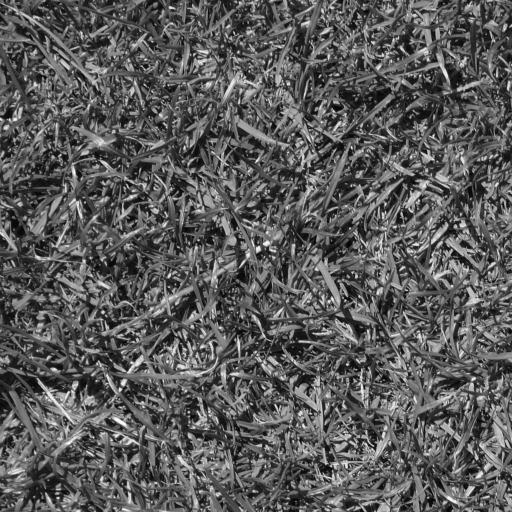
#> input picture immagini/Immagini/img1.jpg, 512 x 512 px, given in place of img1.png, which was not available
$ python prova4_ex3.py
#> lines starting #> are read from the running program, lines starting #| are printed output that depends on the picture; pictures that were not available may be replaced by others from this repository, and a replacement may not be noted
# -*- coding: utf-8 -*-
"""
Created on Sat Apr 19 17:56:22 2025

prova 4, ex 3
"""

import numpy as np
import matplotlib.pyplot as plt
import skimage.io as io
import scipy.ndimage as ndi
plt.close('all')

path = 'C:/Users/Flexo Rodriguez/Desktop/ESM/ESM/prove/immagini/'
x1 = np.float64(io.imread(path+'img1.png'))
#> x1: shape (512, 512) float64; min 0, max 255, mean 90.4
x2 = np.float64(io.imread(path+'img2.png'))
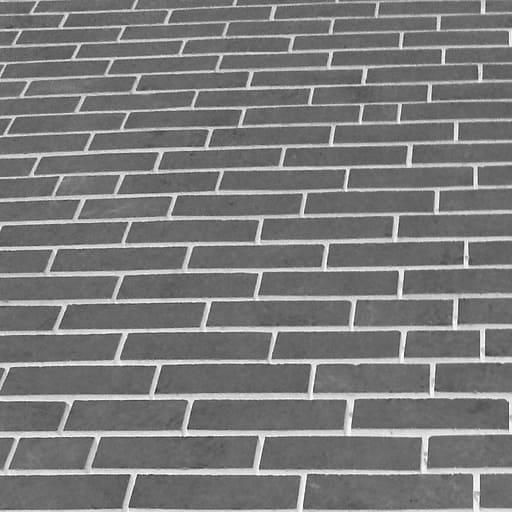
#> input picture immagini/Immagini/img2.jpg, 512 x 512 px, given in place of img2.png, which was not available
#> x2: shape (512, 512) float64; min 42, max 255, mean 122.4

m1 = ndi.gaussian_filter(x1, (10,10))<15
#> m1: shape (512, 512) bool; every value is 0
m2 = ndi.gaussian_filter(x2, (10,10))<15

plt.figure()
plt.subplot(1,2,1)
plt.imshow(x1, clim=[0,255], cmap='gray')
plt.title('immagine')
plt.subplot(1,2,2)
plt.imshow(m1, clim=[0,1], cmap='gray')
plt.title('risultato')

plt.figure()
plt.subplot(1,2,1)
plt.imshow(x2, clim=[0,255], cmap='gray')
plt.title('immagine')
plt.subplot(1,2,2)
plt.imshow(m2, clim=[0,1], cmap='gray')
plt.title('risultato')
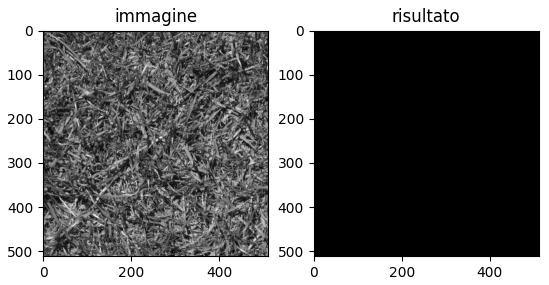
#> figure drawn by matplotlib, 2 panels
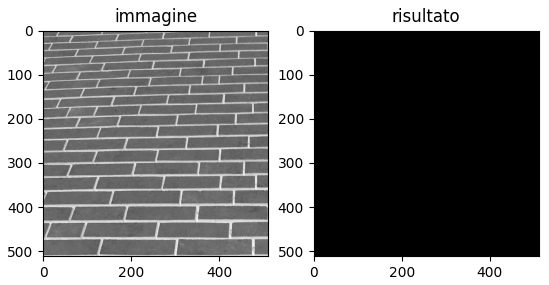
#> figure drawn by matplotlib, 2 panels
